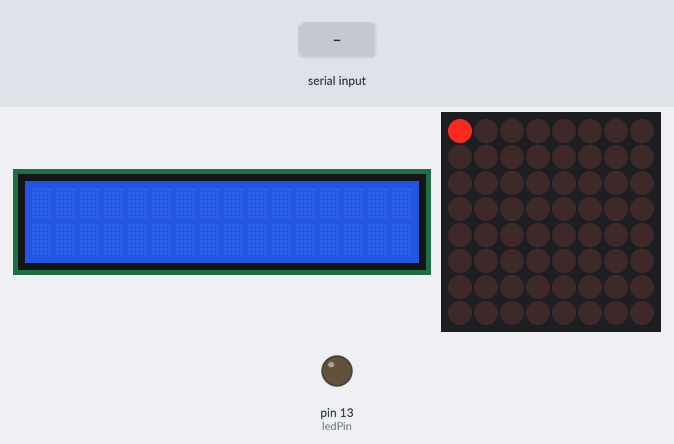
A sketch run on a simulated Arduino Uno, built with avr-gcc and run on an emulated ATmega328P. Parts: 16×2 character LCD, 8×8 LED matrix, output pins drawn as LEDs (lit = HIGH). The inputs (shaded band) are chosen by the test bench.

Above: at 1.2 s.
1.3 s: byte 30 received over Serial
At 2.4 s:
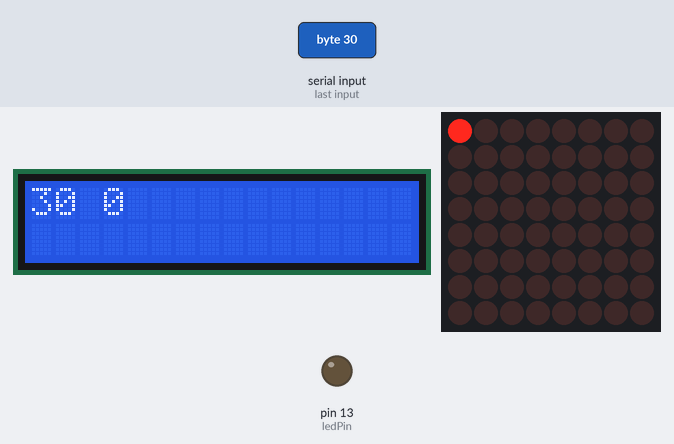
3.3 s: byte 90 received over Serial
At 4.0 s:
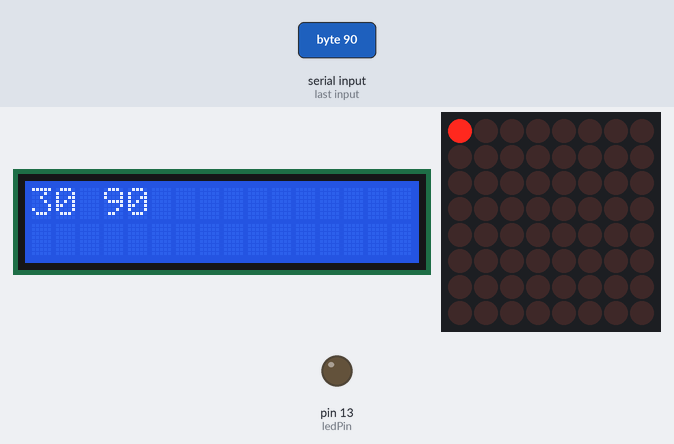
5.1 s: byte 120 received over Serial
At 6.8 s:
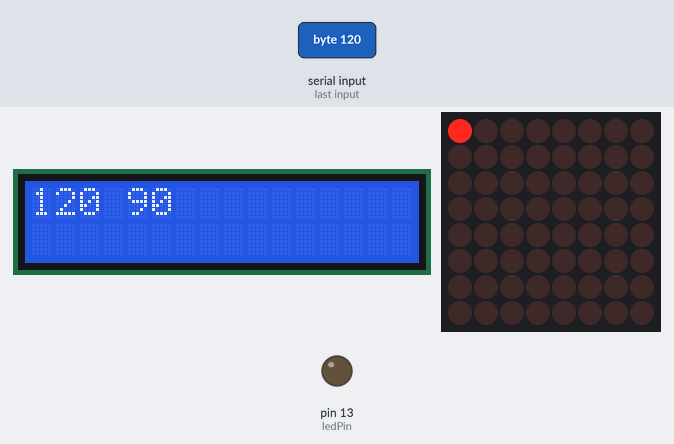
Timing chart, 0 to 8.3 s (numbered marks = the images above; inputs shaded):
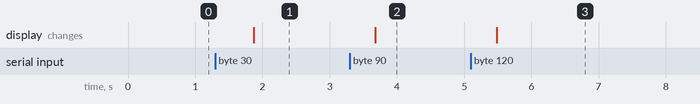

Measured:
- after the input at 1.3 s, the display: changes after 0.57 s (image 1)
- after the input at 3.3 s, the display: changes after 0.38 s (image 2)
- after the input at 5.1 s, the display: changes after 0.38 s (image 3)

The sketch:

sketch_feb8d.ino
```cpp
#include <LiquidCrystal_I2C.h>
#include "LedControl.h"

LedControl lc=LedControl(12,11,10,1);
LiquidCrystal_I2C lcd = LiquidCrystal_I2C(0x27,16,2);


char val; // Data received from the serial port
int ledPin = 13; // Set the pin to digital I/O 13
int currentValue = 0;
int values[] ={0,0};

int posA, posB;

void setup() {

  pinMode(ledPin, OUTPUT); // Set pin as OUTPUT
  Serial.begin(9600); // Start serial communication at 9600 bps
  lcd.init();
  lcd.backlight();

  lc.shutdown(0,false); /* Set the brightness to a medium values */
  lc.setIntensity(0,3); /* and clear the display */
  lc.clearDisplay(0);

}


void loop() {


  light(posA,posB);

  if(Serial.available()){
    int incomingValue = Serial.read();

    values[currentValue] = incomingValue;

    currentValue++;
      if(currentValue > 1){
        currentValue = 0;
      }

    posA = values[0];
    posB = values[1];


    light(posA,posB);


    printToFirstRow(posA,posB);


  }


}

// light(posA,posB);

void printToFirstRow(int a, int b){
    lcd.setCursor(0,0);
    lcd.print(int(a));
    lcd.print(" ");
    lcd.print(int(b));
}

void light(int a, int b){

  lc.setLed(0,a,b,true);
  delay(300);
  // lc.setLed(0,a,b,false);

}
```
